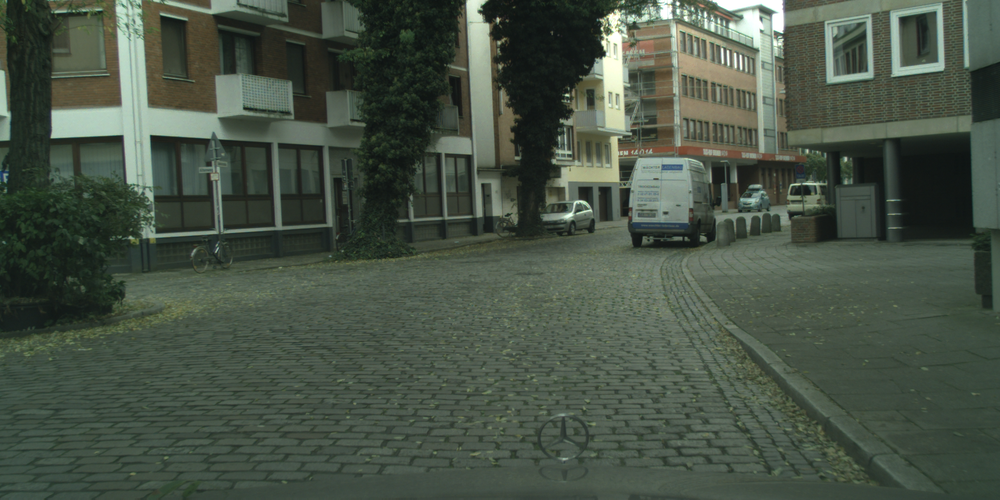
#> input picture reference/DeepLabV3Plus-Pytorch-master/bremen_000000_000019_leftImg8bit.png, 1000 x 500 px, shrunk from 2048 x 1024 before the run, found by its file name
$ jupyter execute test.ipynb
#> lines starting #> are read from the running program, lines starting #| are printed output that depends on the picture
[cell 1]
import cv2
import matplotlib.pyplot as plt

[cell 2]
img = cv2.imread('./datasets/cityscapes/leftImg8bit/train/bremen/bremen_000000_000019_leftImg8bit.png')
#> img is the input picture: shape (500, 1000, 3); mean B, G, R 69.7, 82.9, 71.6

[cell 3]
plt.imshow(img)

[cell 4]
img_blur = cv2.GaussianBlur(img,(11,11),5,5)
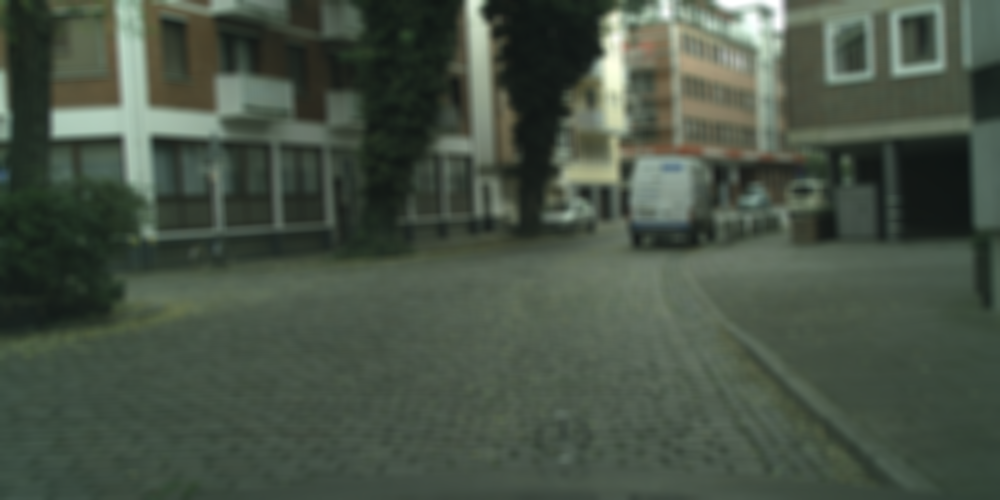
#> img_blur: shape (500, 1000, 3); mean B, G, R 69.7, 82.9, 71.6
plt.imshow(img_blur)
plt.imsave("test.png",img_blur)


$ run again, with reference/DeepLabV3Plus-Pytorch-master/bremen_000010_000019_leftImg8bit.png copied over reference/DeepLabV3Plus-Pytorch-master/bremen_000000_000019_leftImg8bit.png
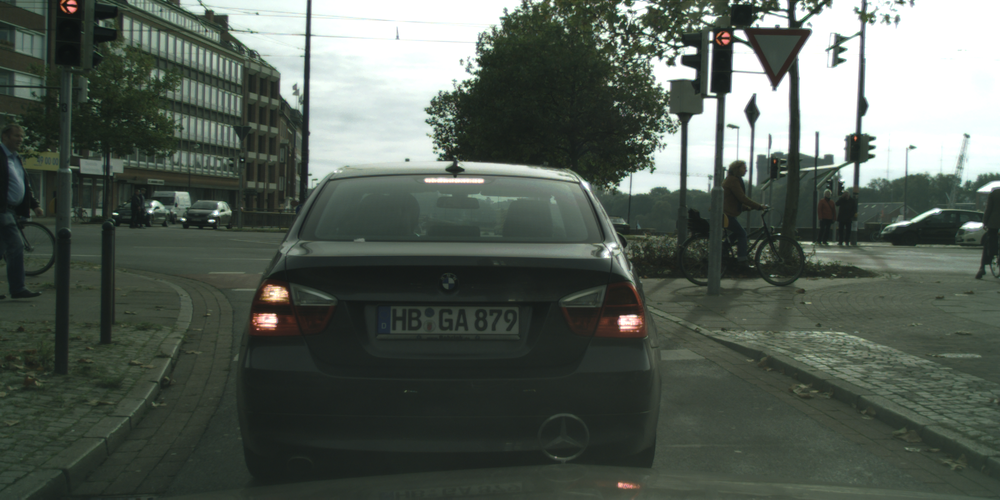
#> input picture reference/DeepLabV3Plus-Pytorch-master/bremen_000010_000019_leftImg8bit.png, 1000 x 500 px, shrunk from 2048 x 1024 before the run, found by its file name
#> img is the input picture: shape (500, 1000, 3); mean B, G, R 84.9, 93.1, 84.3
#> `img_blur = cv2.GaussianBlur(img,(11,11),5,5)`:
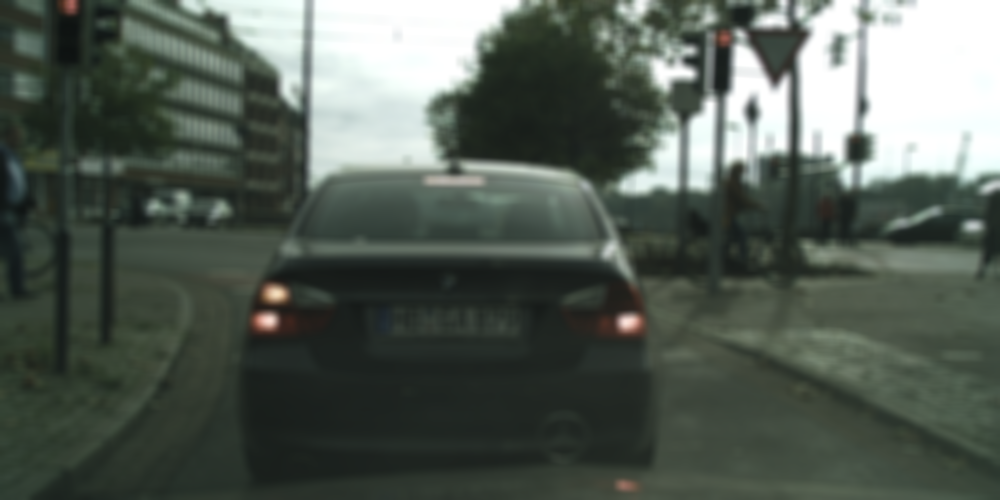
#> img_blur: shape (500, 1000, 3); mean B, G, R 84.9, 93.1, 84.3

$ run again, with reference/DeepLabV3Plus-Pytorch-master/bremen_000067_000019_leftImg8bit.png copied over reference/DeepLabV3Plus-Pytorch-master/bremen_000000_000019_leftImg8bit.png
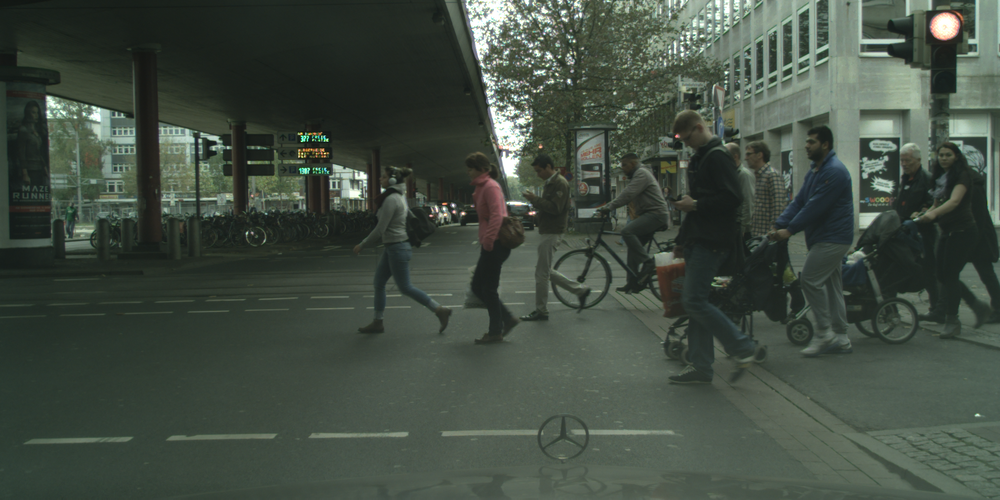
#> input picture reference/DeepLabV3Plus-Pytorch-master/bremen_000067_000019_leftImg8bit.png, 1000 x 500 px, shrunk from 2048 x 1024 before the run, found by its file name
#> img is the input picture: shape (500, 1000, 3); mean B, G, R 66.4, 77, 66.2
#> `img_blur = cv2.GaussianBlur(img,(11,11),5,5)`:
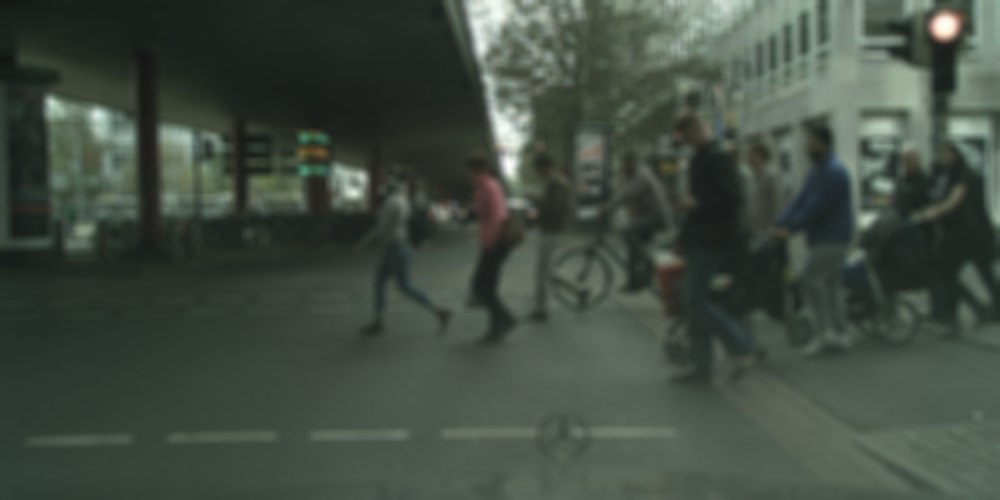
#> img_blur: shape (500, 1000, 3); mean B, G, R 66.4, 77, 66.2

$ run again, with reference/DeepLabV3Plus-Pytorch-master/bremen_000082_000019_leftImg8bit.png copied over reference/DeepLabV3Plus-Pytorch-master/bremen_000000_000019_leftImg8bit.png
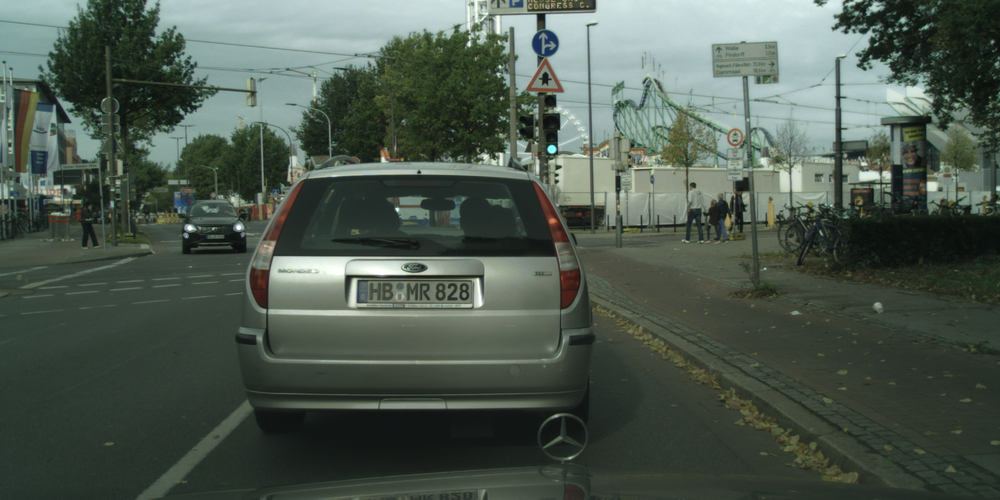
#> input picture reference/DeepLabV3Plus-Pytorch-master/bremen_000082_000019_leftImg8bit.png, 1000 x 500 px, shrunk from 2048 x 1024 before the run, found by its file name
#> img is the input picture: shape (500, 1000, 3); mean B, G, R 78.6, 89, 76.9
#> `img_blur = cv2.GaussianBlur(img,(11,11),5,5)`:
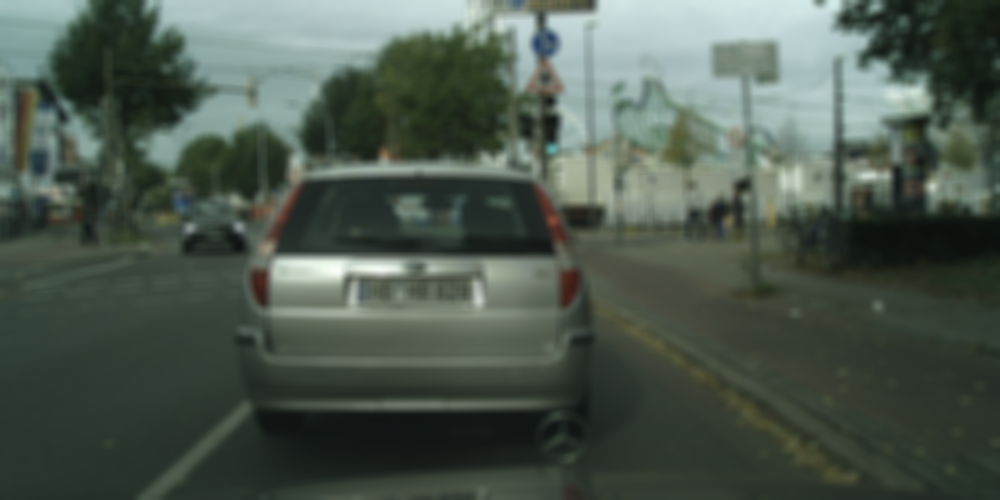
#> img_blur: shape (500, 1000, 3); mean B, G, R 78.6, 89, 76.9
